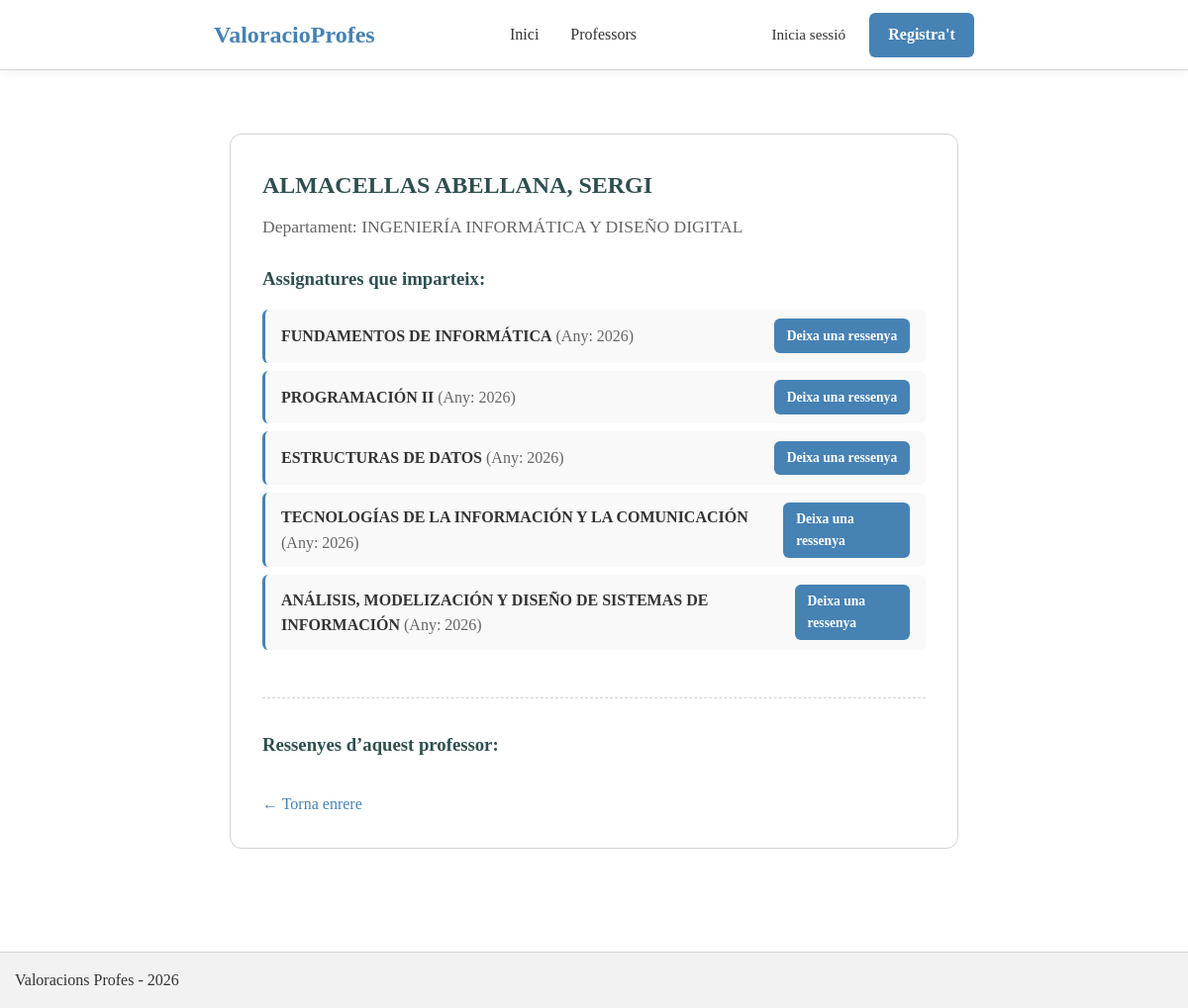
The app's page /profesores/3/ with its own data.
### blog/models.py (models this page shows, shortened)
class Professor(models.Model):
    department = models.ForeignKey(Department, on_delete=models.CASCADE, related_name='professors')
    name_prof = models.CharField(max_length=150)
    profile_pic_url = models.URLField(max_length=200, blank=True, null=True)  #URLField for links

class Department(models.Model):
    name_dept = models.CharField(max_length=100)

class Prof_Subject(models.Model):
    professor = models.ForeignKey(Professor, on_delete=models.CASCADE)
    subject = models.ForeignKey(Subject, on_delete=models.CASCADE)
    year = models.IntegerField()

class Subject(models.Model):
    name_sub = models.CharField(max_length=150)
    description = models.TextField()
    credits = models.PositiveIntegerField()
    professors = models.ManyToManyField(Professor, through='Prof_Subject', related_name='subjects')

### blog/views.py (the view)
# urls.py: path('profesores/<int:pk>/', views.ProfessorDetailView.as_view(), name='professor_detail'),
class ProfessorDetailView(DetailView):
    model = Professor
    template_name = 'blog/professor_detail.html'
    context_object_name = 'professor'

### templates/blog/professor_detail.html (shortened to what this page needs)
{% extends 'base.html' %}
{% block content %}
<div class="container">
    <article>
        <h1>{{ professor.name_prof }}</h1>
        <p class="post-meta" style="font-size: 1.1rem;">Departament: {{ professor.department.name_dept }}</p>
        <div class="post-body">
            <h3>Assignatures que imparteix:</h3>
            <ul>
                {% for ps in professor.prof_subject_set.all %}
                    <li style="display: flex; justify-content: space-between; align-items: center;">
                        <span>
                            <strong>{{ ps.subject.name_sub }}</strong> <span style="color: #666;">(Any: {{ ps.year }})</span>
                        </span>
                        <a href="{% url 'blog:review_create' %}?prof_subject={{ ps.id }}" class="btn-signup" style="font-size: 0.85rem; padding: 0.4rem 0.8rem;">
                            Deixa una ressenya
                        </a>
                    </li>
                {% empty %}
                    <li>Aquest professor no té assignatures assignades.</li>
                {% endfor %}
            </ul>
            <hr style="margin: 3rem 0 2rem 0; border: 0; border-top: 1px dashed var(--color-footer-border);">
            <h3>Ressenyes d’aquest professor:</h3>
            <div class="back-link" style="margin-top: 2rem;">
                <a href="javascript:history.back()">← Torna enrere</a>
            </div>
        </div>
    </article>
</div>
{% endblock content %}

### blog/static/blog/style.css (style rules this page uses)
:root { --font-base: Georgia, serif; --color-text: #333; --color-heading: darkslategray; --color-nav-bg: darkslategray; --color-nav-text: white; --color-nav-hover: lightblue; --color-user-text: silver; --color-footer-text: gray; --color-footer-border: lightgray; --color-error: red; --color-btn-primary: steelblue; --container-width: 800px; --form-width: 400px; }
* { margin: 0; padding: 0; box-sizing: border-box; }
body { min-height: 100vh; display: flex; flex-direction: column; font-family: var(--font-base); line-height: 1.6; color: var(--color-text); }
.container { flex: 1; max-width: var(--container-width); margin: 2rem auto; padding: 0 1rem; }
.btn-signup { background-color: var(--color-btn-primary); color: white; padding: 0.6rem 1.2rem; border-radius: 6px; text-decoration: none; font-weight: bold; }
article { background: white; border: 1px solid var(--color-footer-border); border-radius: 12px; padding: 2rem; }
article h1 { color: var(--color-heading); margin-bottom: 0.5rem; }
article .post-meta { color: #666; margin-bottom: 1.5rem; font-size: 0.95rem; }
article .post-body h3 { color: var(--color-heading); margin-bottom: 1rem; }
article .post-body ul { list-style: none; padding: 0; display: flex; flex-direction: column; gap: 0.5rem; }
article .post-body ul li { padding: 0.6rem 1rem; background: #f9f9f9; border-radius: 6px; border-left: 3px solid var(--color-btn-primary); }
.back-link { margin-top: 1.5rem; }
.back-link a { color: var(--color-btn-primary); text-decoration: none; }

### records on screen
Professor: name_prof "ALMACELLAS ABELLANA, SERGI", department.name_dept "INGENIERÍA INFORMÁTICA Y DISEÑO DIGITAL"
Prof_Subject: subject.name_sub "FUNDAMENTOS DE INFORMÁTICA", year "2026"
Prof_Subject: subject.name_sub "PROGRAMACIÓN II", year "2026"
Prof_Subject: subject.name_sub "ESTRUCTURAS DE DATOS", year "2026"
Prof_Subject: subject.name_sub "TECNOLOGÍAS DE LA INFORMACIÓN Y LA COMUNICACIÓN", year "2026"
Prof_Subject: subject.name_sub "ANÁLISIS, MODELIZACIÓN Y DISEÑO DE SISTEMAS DE INFORMACIÓN", year "2026"
